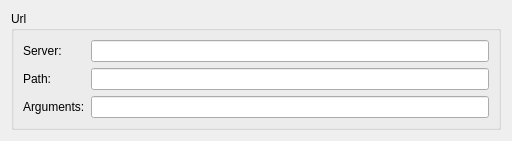
<?xml version="1.0" encoding="UTF-8"?>
<ui version="4.0">
 <class>BrowserAppPage</class>
 <widget class="QWidget" name="BrowserAppPage">
  <property name="geometry">
   <rect>
    <x>0</x>
    <y>0</y>
    <width>512</width>
    <height>136</height>
   </rect>
  </property>
  <layout class="QVBoxLayout" name="verticalLayout">
   <item>
    <widget class="QGroupBox" name="groupBox">
     <property name="title">
      <string>Url</string>
     </property>
     <layout class="QGridLayout" name="gridLayout">
      <item row="0" column="0">
       <widget class="QLabel" name="label_7">
        <property name="text">
         <string>Server:</string>
        </property>
       </widget>
      </item>
      <item row="3" column="2">
       <widget class="KLineEdit" name="arguments">
        <property name="toolTip">
         <string>Enter arguments to give to the executable</string>
        </property>
        <property name="clickMessage">
         <string>Enter arguments to give to the url</string>
        </property>
       </widget>
      </item>
      <item row="3" column="0">
       <widget class="QLabel" name="label_3">
        <property name="text">
         <string>Arguments:</string>
        </property>
        <property name="buddy">
         <cstring>arguments</cstring>
        </property>
       </widget>
      </item>
      <item row="0" column="2">
       <widget class="KLineEdit" name="server">
        <property name="clickMessage">
         <string>localhost</string>
        </property>
       </widget>
      </item>
      <item row="1" column="2">
       <widget class="KLineEdit" name="path">
        <property name="clickMessage">
         <string>Enter the path</string>
        </property>
       </widget>
      </item>
      <item row="1" column="0">
       <widget class="QLabel" name="label_2">
        <property name="text">
         <string>Path:</string>
        </property>
       </widget>
      </item>
     </layout>
    </widget>
   </item>
  </layout>
 </widget>
 <customwidgets>
  <customwidget>
   <class>KLineEdit</class>
   <extends>QLineEdit</extends>
   <header>klineedit.h</header>
  </customwidget>
 </customwidgets>
 <resources/>
 <connections/>
</ui>
